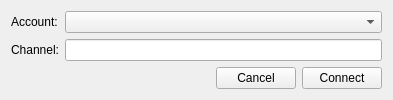
<?xml version="1.0" encoding="UTF-8"?>
<ui version="4.0">
 <class>MainWindow</class>
 <widget class="QWidget" name="MainWindow">
  <property name="geometry">
   <rect>
    <x>0</x>
    <y>0</y>
    <width>393</width>
    <height>96</height>
   </rect>
  </property>
  <property name="windowTitle">
   <string>Form</string>
  </property>
  <layout class="QVBoxLayout" name="verticalLayout">
   <item>
    <layout class="QGridLayout" name="gridLayout">
     <item row="0" column="0">
      <widget class="QLabel" name="label">
       <property name="text">
        <string>Account:</string>
       </property>
      </widget>
     </item>
     <item row="0" column="1">
      <widget class="QComboBox" name="accountCombo"/>
     </item>
     <item row="1" column="0">
      <widget class="QLabel" name="label_2">
       <property name="text">
        <string>Channel:</string>
       </property>
      </widget>
     </item>
     <item row="1" column="1">
      <widget class="QLineEdit" name="cannelEdit"/>
     </item>
    </layout>
   </item>
   <item>
    <spacer name="verticalSpacer">
     <property name="orientation">
      <enum>Qt::Vertical</enum>
     </property>
     <property name="sizeHint" stdset="0">
      <size>
       <width>20</width>
       <height>40</height>
      </size>
     </property>
    </spacer>
   </item>
   <item>
    <layout class="QHBoxLayout" name="horizontalLayout">
     <item>
      <spacer name="horizontalSpacer">
       <property name="orientation">
        <enum>Qt::Horizontal</enum>
       </property>
       <property name="sizeHint" stdset="0">
        <size>
         <width>40</width>
         <height>20</height>
        </size>
       </property>
      </spacer>
     </item>
     <item>
      <widget class="QPushButton" name="cancelButton">
       <property name="text">
        <string>Cancel</string>
       </property>
      </widget>
     </item>
     <item>
      <widget class="QPushButton" name="connectButton">
       <property name="text">
        <string>Connect</string>
       </property>
      </widget>
     </item>
    </layout>
   </item>
  </layout>
 </widget>
 <resources/>
 <connections>
  <connection>
   <sender>cancelButton</sender>
   <signal>released()</signal>
   <receiver>MainWindow</receiver>
   <slot>close()</slot>
   <hints>
    <hint type="sourcelabel">
     <x>265</x>
     <y>74</y>
    </hint>
    <hint type="destinationlabel">
     <x>226</x>
     <y>60</y>
    </hint>
   </hints>
  </connection>
 </connections>
</ui>
